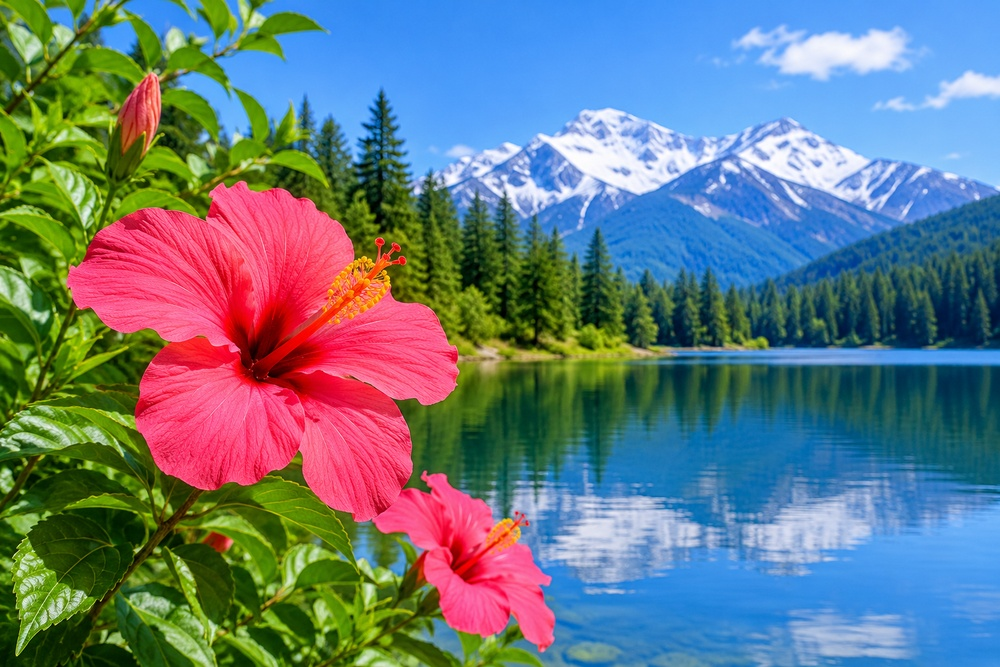
#> input picture image.jpg, 1000 x 667 px, shrunk from 1536 x 1024 before the run
$ jupyter execute ' Ideal Low-Pass Filter (ILPF).ipynb'
#> lines starting #> are read from the running program, lines starting #| are printed output that depends on the picture; after the words box and inside, x2 and y2 are one past the last pixel; in counts of white or black regions, pixels touching at a corner belong together
[cell 1]
# Ideal Low-Pass Filter (ILPF)
import cv2
import numpy as np
import matplotlib.pyplot as plt

image = cv2.imread("image.jpg")
#> image is the input picture: shape (667, 1000, 3); mean B, G, R 128.5, 121, 103.7

if image is None:
    raise FileNotFoundError("Image not found!")

image = cv2.cvtColor(image, cv2.COLOR_BGR2RGB)

hsv_image = cv2.cvtColor(image, cv2.COLOR_RGB2HSV)
#> hsv_image: shape (667, 1000, 3); mean H, S, V 91.7, 179, 177.2

H, S, I = cv2.split(hsv_image)
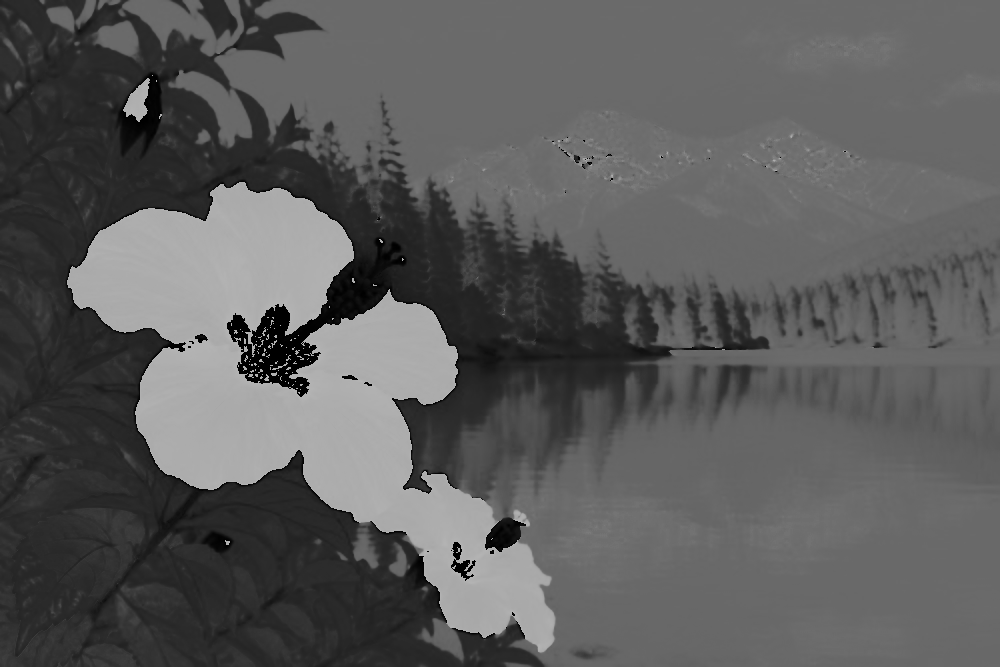
#> H: shape (667, 1000); min 0, max 179, mean 91.7
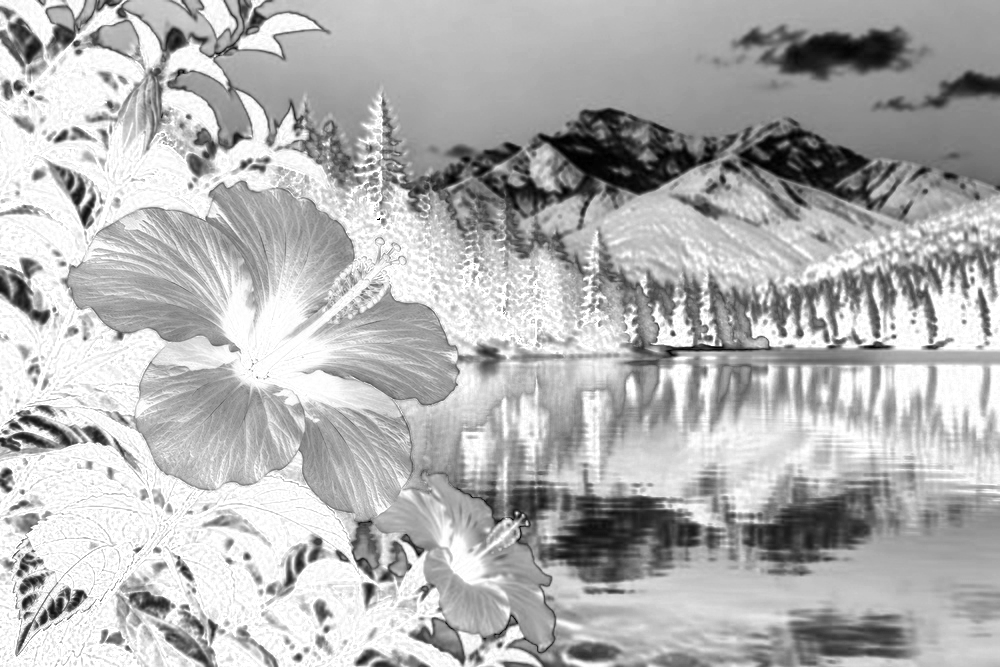
#> S: shape (667, 1000); min 0, max 255, mean 179
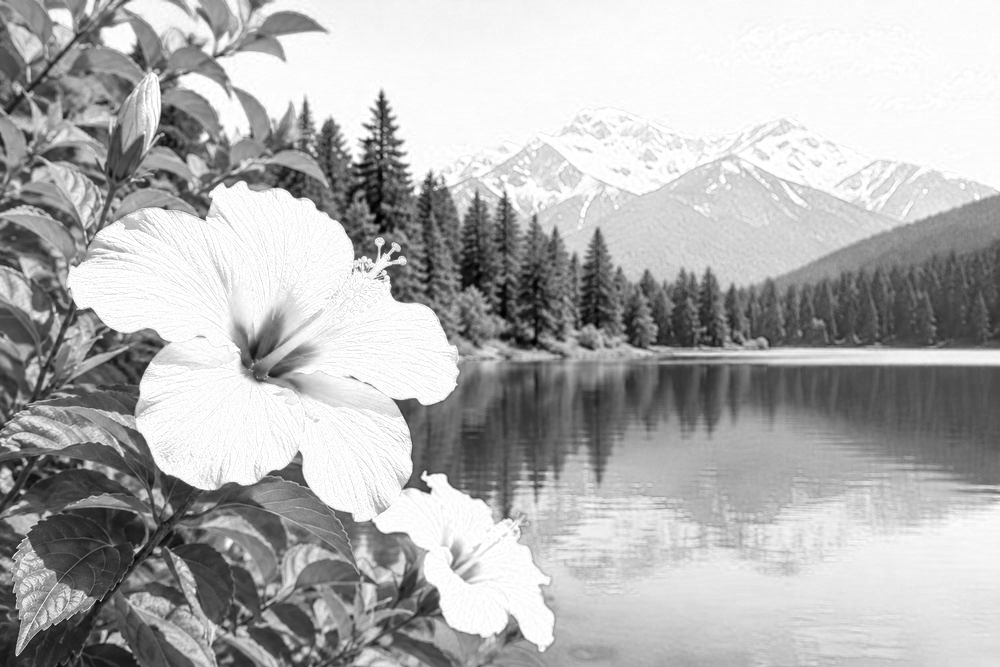
#> I: shape (667, 1000); min 0, max 255, mean 177.2

dft = np.fft.fft2(I)
dft_shift = np.fft.fftshift(dft)

rows, cols = I.shape
#> rows = 667; cols = 1000
crow, ccol = rows // 2, cols // 2
#> crow = 333; ccol = 500

D0 = 50

mask = np.zeros((rows, cols), np.float32)

for u in range(rows):
    for v in range(cols):
        D = np.sqrt((u - crow)**2 + (v - ccol)**2)

        if D <= D0:
            mask[u, v] = 1
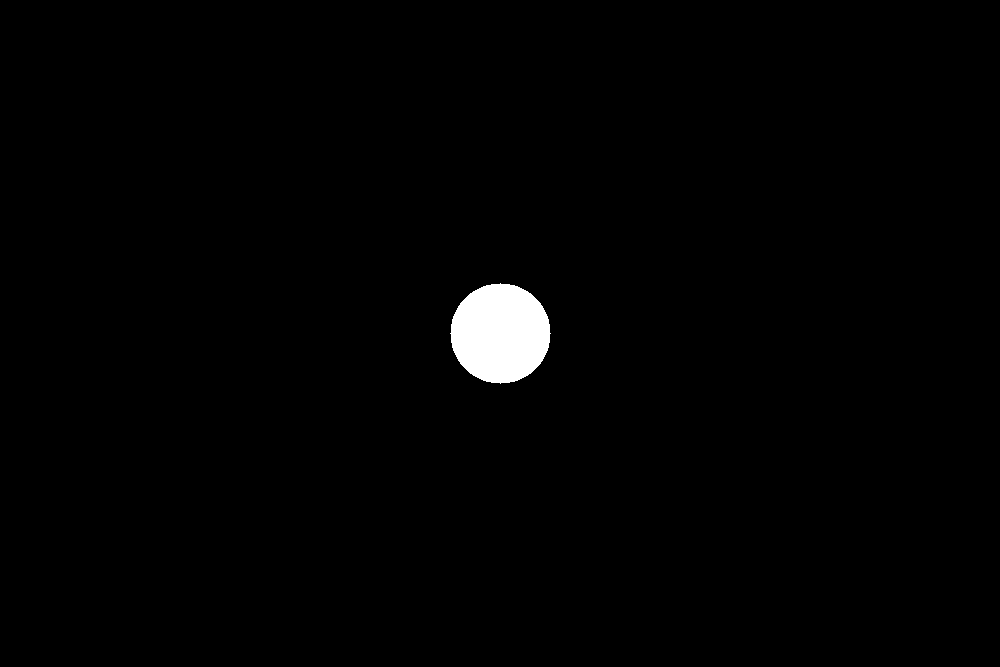
#> mask: shape (667, 1000) float32; values 0 (black) and 1 (white), 1.2% white; 1 white region, box (x1, y1, x2, y2) and area: (450, 283, 551, 384) 7845

filtered_dft = dft_shift * mask

idft_shift = np.fft.ifftshift(filtered_dft)
idft = np.fft.ifft2(idft_shift)

filtered_I = np.abs(idft)
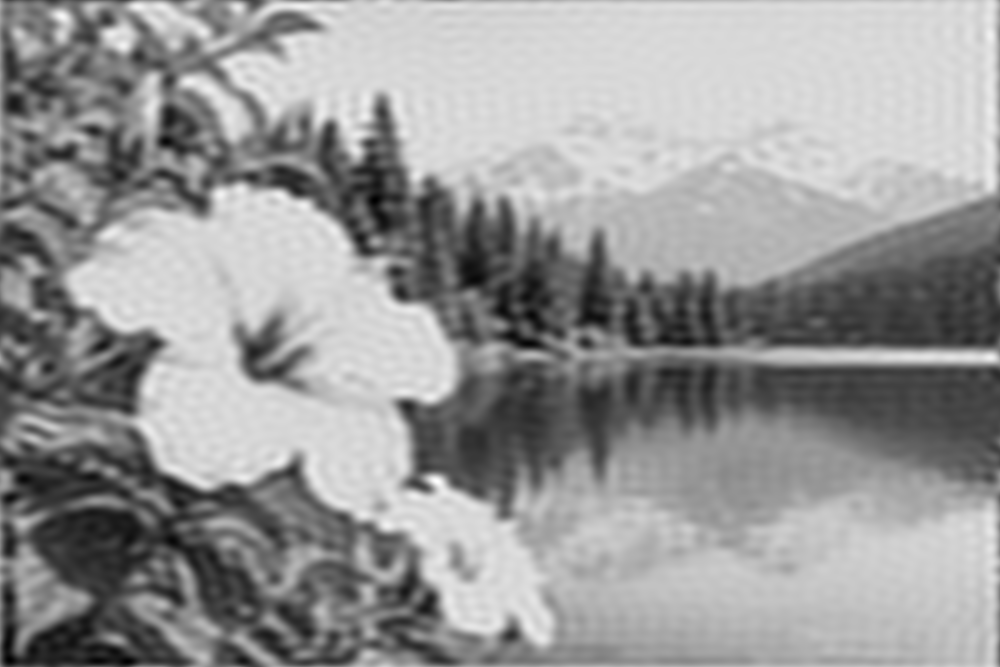
#> filtered_I: shape (667, 1000) float64; min 2.57, max 295.7, mean 177.2; drawn with min black and max white
filtered_I = np.clip(filtered_I, 0, 255).astype(np.uint8)
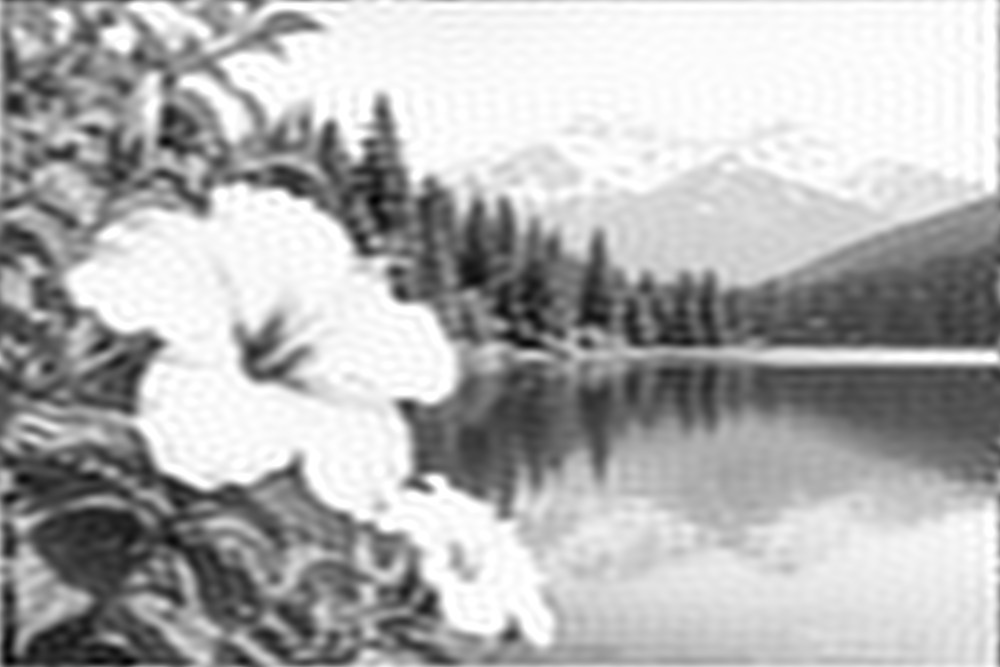
#> filtered_I: shape (667, 1000); min 2, max 255, mean 176.6

filtered_hsv = cv2.merge((H, S, filtered_I))
#> filtered_hsv: shape (667, 1000, 3); mean H, S, V 91.7, 179, 176.6

filtered_image = cv2.cvtColor(
    filtered_hsv, cv2.COLOR_HSV2RGB
)

plt.figure(figsize=(15, 5))

plt.subplot(1, 3, 1)
plt.imshow(image)
plt.title("Original Image")
plt.axis("off")

plt.subplot(1, 3, 2)
plt.imshow(np.log(1 + np.abs(dft_shift)), cmap="gray")
plt.title("Frequency Spectrum")
plt.axis("off")

plt.subplot(1, 3, 3)
plt.imshow(filtered_image)
plt.title("Ideal Low-Pass Filtered Image")
plt.axis("off")

plt.tight_layout()
plt.show()
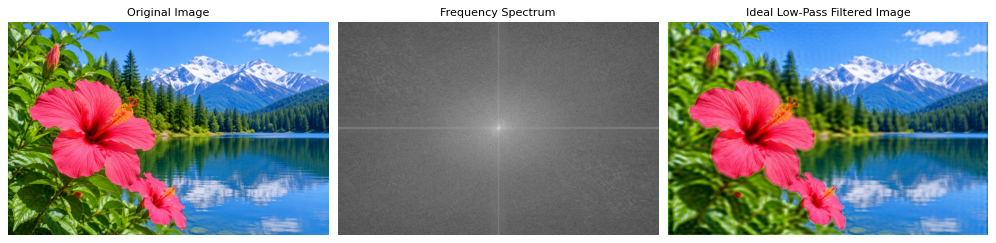
#> figure drawn by matplotlib, 3 panels

cv2.imwrite(
    "ILPF_filtered_image.jpg",
    cv2.cvtColor(filtered_image, cv2.COLOR_RGB2BGR)
)

print("Ideal Low-Pass Filtering Completed Successfully!")
